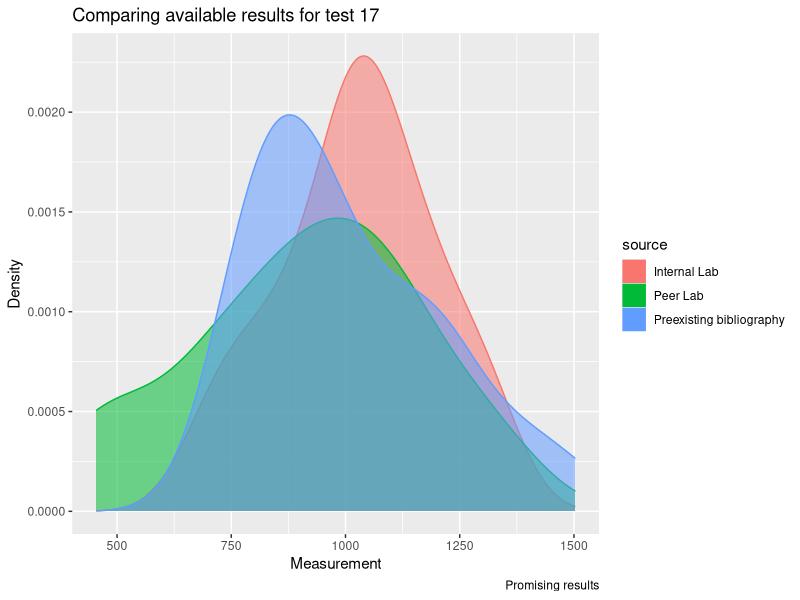

Recreate this plot in R.
## ---- chunk 1
knitr::opts_chunk$set(
                    echo = FALSE,
                    warning = FALSE,
                    fig.height = 3
                  )
## ---- chunk 2
library(tidyverse)
library(knitr)

sampleSize <- 32
confidenceLevel <- 0.1
threshold <- qsignrank(p=confidenceLevel, n=sampleSize)

tribble(
  ~ parameter, ~ value,
  "test type", "Wilcoxon Signed Rank",
  "level", confidenceLevel %>% as.character,
  "sample size (n)", sampleSize %>% as.character,
  "statistic threshold", threshold %>% as.character,
  ) %>% kable(x= ., label = "Test specifications")
## ---- chunk 3
firstSample <- rnorm(n=32, mean=1000, sd=200) %>%
  as_tibble_col(column_name = "value") %>%
  mutate(
    source = "Internal Lab"
  )

peerSample <- rnorm(n=32, mean=970, sd=220) %>%
  as_tibble_col(column_name = "value") %>%
  mutate(
    source = "Peer Lab"
  )

bibliography <- rnorm(n=32, mean=1010, sd=187) %>%
  as_tibble_col(column_name = "value") %>%
  mutate(
    source = "Preexisting bibliography"
  )

samples <- bind_rows(
  firstSample,
  peerSample,
  bibliography
)

samples %>%
  ggplot() +
  aes(x = value, color = source, fill = source) +
  geom_density( aes( alpha = 0.4) ) +
  labs(
    x = "Measurement",
    y = "Density",
    title = "Comparing available results for test 17",
    caption = "Promising results"
  ) +
  guides(
    alpha = "none",
    size = "none"
  )
